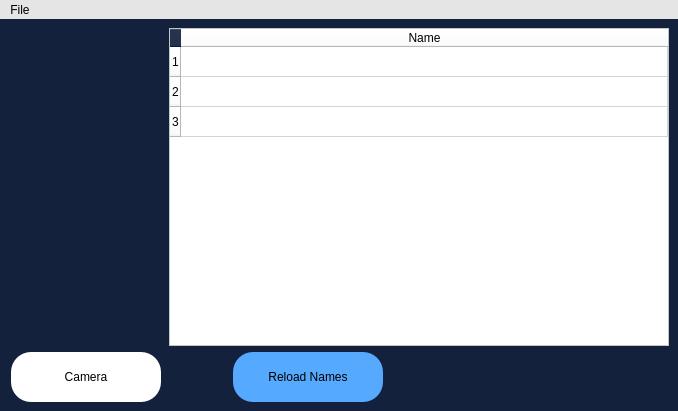
<?xml version="1.0" encoding="UTF-8"?>
<ui version="4.0">
 <class>MainWindow</class>
 <widget class="QMainWindow" name="MainWindow">
  <property name="geometry">
   <rect>
    <x>0</x>
    <y>0</y>
    <width>678</width>
    <height>411</height>
   </rect>
  </property>
  <property name="windowTitle">
   <string>MainWindow</string>
  </property>
  <property name="styleSheet">
   <string notr="true">background-color: rgb(20, 33, 61);</string>
  </property>
  <widget class="QWidget" name="centralwidget">
   <layout class="QHBoxLayout" name="horizontalLayout">
    <item>
     <layout class="QVBoxLayout" name="verticalLayout_2">
      <item alignment="Qt::AlignHCenter|Qt::AlignBottom">
       <widget class="QPushButton" name="CameraSet">
        <property name="minimumSize">
         <size>
          <width>150</width>
          <height>50</height>
         </size>
        </property>
        <property name="maximumSize">
         <size>
          <width>100</width>
          <height>50</height>
         </size>
        </property>
        <property name="styleSheet">
         <string notr="true">QPushButton {
	border-radius:20px;
	background-color:rgb(255, 255, 255);
	color : black;
	font: 14pt &quot;MS Shell Dlg 2&quot;;
}

QPushButton:hover {
	background :#6c757d;
}

QPushButton:pressed {
	background :#495057;
}

</string>
        </property>
        <property name="text">
         <string>Camera</string>
        </property>
       </widget>
      </item>
     </layout>
    </item>
    <item>
     <layout class="QVBoxLayout" name="verticalLayout">
      <item alignment="Qt::AlignHCenter">
       <widget class="QTableWidget" name="NamesTable">
        <property name="minimumSize">
         <size>
          <width>500</width>
          <height>300</height>
         </size>
        </property>
        <property name="maximumSize">
         <size>
          <width>500</width>
          <height>16777215</height>
         </size>
        </property>
        <property name="styleSheet">
         <string notr="true">background-color: rgb(255, 255, 255);
</string>
        </property>
        <property name="editTriggers">
         <set>QAbstractItemView::NoEditTriggers</set>
        </property>
        <property name="sortingEnabled">
         <bool>false</bool>
        </property>
        <attribute name="horizontalHeaderStretchLastSection">
         <bool>true</bool>
        </attribute>
        <row>
         <property name="text">
          <string>1</string>
         </property>
        </row>
        <row>
         <property name="text">
          <string>2</string>
         </property>
        </row>
        <row>
         <property name="text">
          <string>3</string>
         </property>
        </row>
        <column>
         <property name="text">
          <string>Name</string>
         </property>
        </column>
       </widget>
      </item>
      <item>
       <layout class="QHBoxLayout" name="horizontalLayout_2">
        <item>
         <widget class="QPushButton" name="ReloadNames">
          <property name="minimumSize">
           <size>
            <width>150</width>
            <height>50</height>
           </size>
          </property>
          <property name="maximumSize">
           <size>
            <width>100</width>
            <height>50</height>
           </size>
          </property>
          <property name="styleSheet">
           <string notr="true">QPushButton{
border-radius:20px;
background-color:#55aaff;
font: 14pt &quot;MS Shell Dlg 2&quot;;
}
QPushButton:hover {
	background :#3377cc;
}

QPushButton:pressed {
	background :#1a637b;
}</string>
          </property>
          <property name="text">
           <string>Reload Names</string>
          </property>
         </widget>
        </item>
        <item>
         <widget class="QLabel" name="Count">
          <property name="minimumSize">
           <size>
            <width>150</width>
            <height>50</height>
           </size>
          </property>
          <property name="maximumSize">
           <size>
            <width>100</width>
            <height>50</height>
           </size>
          </property>
          <property name="font">
           <font>
            <family>Nirmala UI</family>
            <pointsize>14</pointsize>
            <weight>9</weight>
            <italic>false</italic>
            <bold>false</bold>
           </font>
          </property>
          <property name="styleSheet">
           <string notr="true">font: 75 14pt &quot;Nirmala UI&quot;;
color: #ffffff;

</string>
          </property>
          <property name="text">
           <string/>
          </property>
         </widget>
        </item>
       </layout>
      </item>
     </layout>
    </item>
   </layout>
  </widget>
  <widget class="QMenuBar" name="menuBar">
   <property name="geometry">
    <rect>
     <x>0</x>
     <y>0</y>
     <width>678</width>
     <height>21</height>
    </rect>
   </property>
   <property name="styleSheet">
    <string notr="true">QMenuBar {
    background-color: #e5e5e5; /* set the background color to dark grey */
    color: black; /* set the font color to white */
}

QMenuBar::item {
    background-color: transparent; /* set the background color of each item to transparent */
}

QMenuBar::item:selected {
    background-color: #adb5bd; /* set the background color of the selected item to a darker grey */
    color: black; /* set the font color of the selected item to white */
}

QMenu {
    background-color:  #e5e5e5; /* set the background color of the drop-down menus to a darker grey */
    color: black; /* set the font color of the drop-down menus to white */
}

QMenu::item {
    background-color: transparent; /* set the background color of each item in the drop-down menus to transparent */
}

QMenu::item:selected {
    background-color: #adb5bd; /* set the background color of the selected item in the drop-down menus to white */
    color: black; /* set the font color of the selected item in the drop-down menus to dark grey */
}
</string>
   </property>
   <widget class="QMenu" name="menuFile">
    <property name="title">
     <string>File</string>
    </property>
    <addaction name="actionOpenPhoto"/>
   </widget>
   <addaction name="menuFile"/>
  </widget>
  <action name="actionOpen_Photo">
   <property name="text">
    <string>Open Photo</string>
   </property>
  </action>
  <action name="actionOpenPhoto">
   <property name="text">
    <string>Open Photo</string>
   </property>
  </action>
 </widget>
 <resources/>
 <connections/>
</ui>
